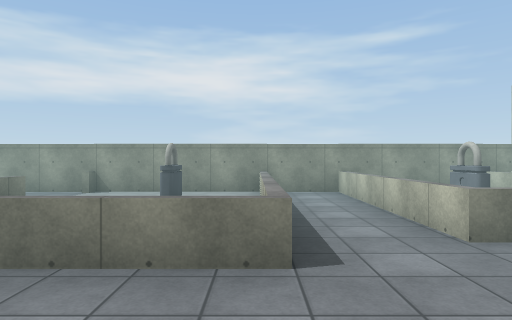
[1] (above)

15 first-person views from a walk through a Unity game level. The camera is 1.4 m above the floor, looks level and sees 75° across. The floor is counted in squares, 2 m on a side. Each view is taken from the middle of a square. On the plan, view 1 faces up. The plan holds only what a view shows up to about 10 squares ahead; the rest is blank. The place goes on beyond the plan. The player character is not drawn. Some surface patterns are stand-ins.

[2]
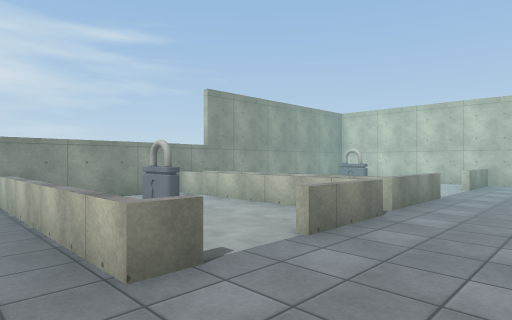

[3]
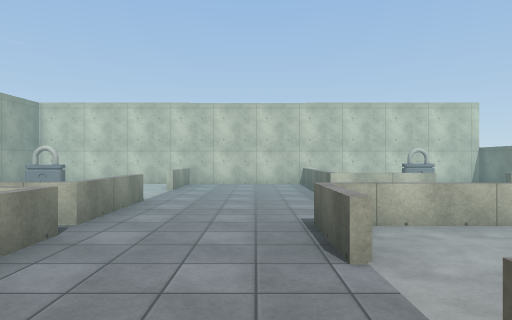

[4]
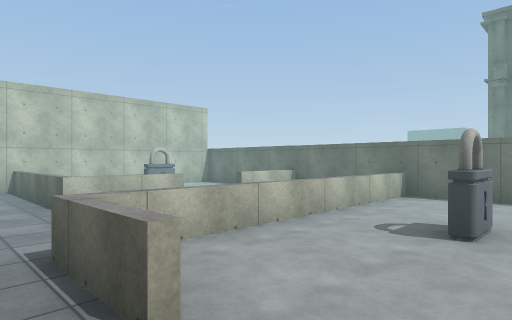

[5]
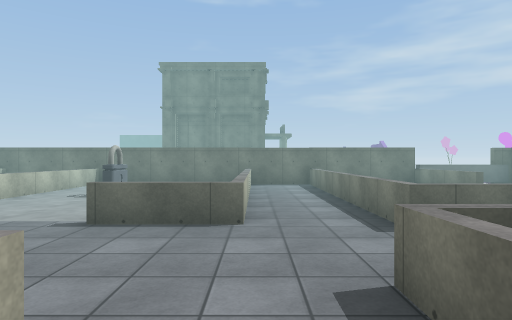

[6]
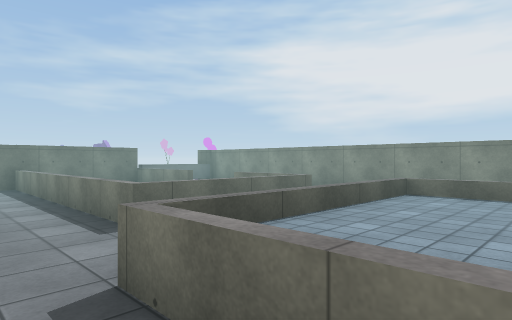

[7]
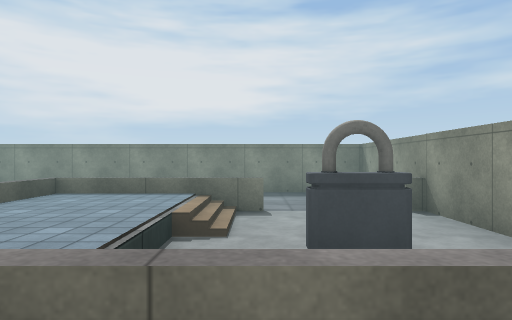

[8]
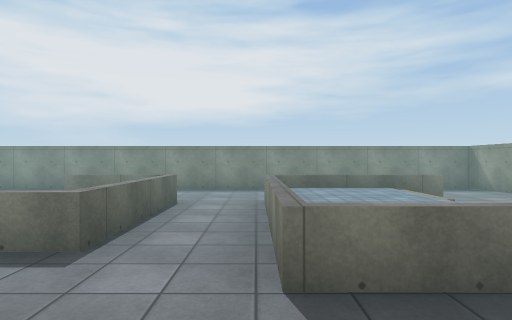

[9]
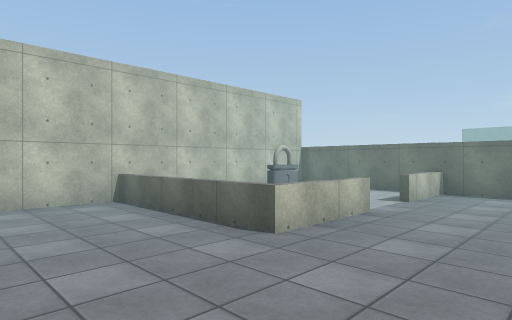

[10]
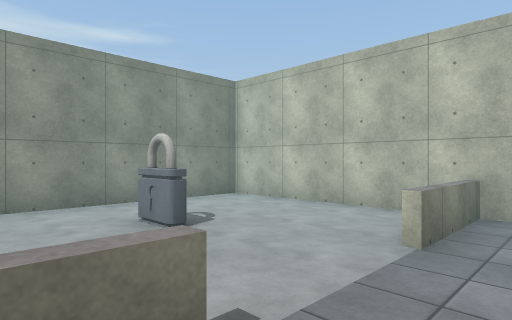

[11]
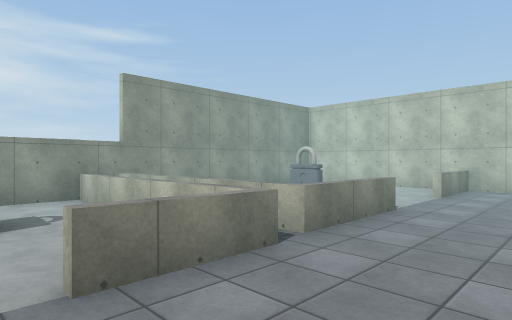

[12]
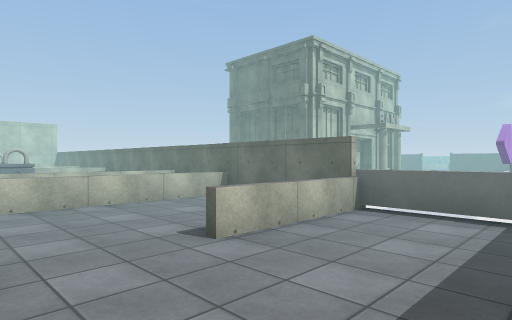

[13]
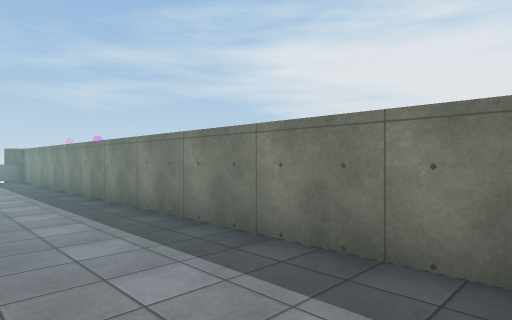

[14]
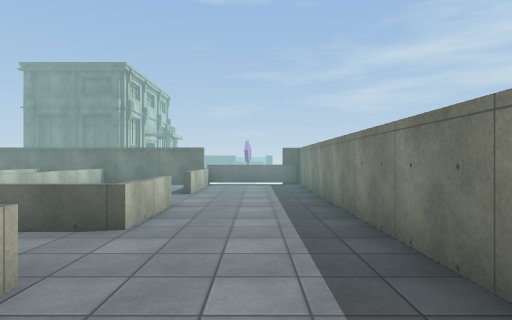

[15]
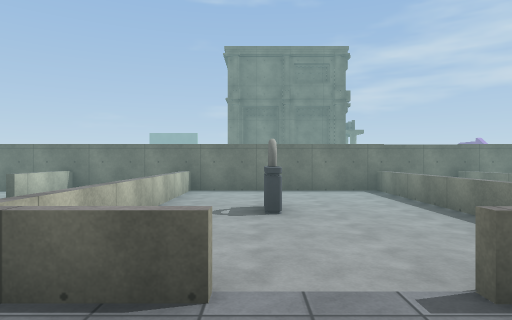

### Floor plan
Key: @ floor where view 1 was taken; # wall or solid block; . main floor; : floor 0.5 m higher than the main floor; / step, stairs or slope; = window, fence, low wall or low ledge; ^ raised ledge.
Columns run from 7 left of view 1 to 12 right of it. Each row starts with its distance up from view 1.
  8  ### ##   ## ######
  7 #...#..=.= .=......#
  6 #.....#... ........#
  5 #..=...=...=....#..#
  4 #...:///...........#
  3 #...:///.=..^==..==#
  2 #...////...........#
  1 #...///............#
  0 #...  .@....^.....=#
 -1 #..............^   #
 -2 #...............   #
 -3 #..........#.....# #
 -4 #................ .#
 -5 #..^..=.=....=.=. .#
 -6  #..################

Positions as (right, up) in squares from view 1, and headings:
1: (0, 0), facing up
2: (1, 1), facing up-right
3: (2, 1), facing right
4: (3, 1), facing down-right
5: (1, 4), facing down
6: (1, 4), facing down-left
7: (1, 5), facing left
8: (2, 2), facing left
9: (6, 2), facing down-right
10: (7, 2), facing up-right
11: (3, 1), facing up-right
12: (-6, -1), facing down-right
13: (-4, 7), facing down-left
14: (-5, 4), facing down
15: (4, 2), facing down
